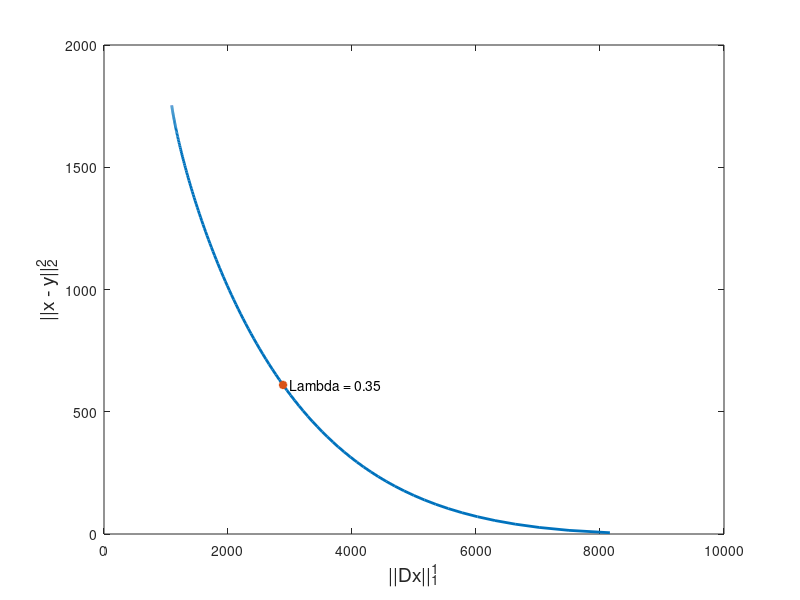

Recreate this plot in MATLAB.
clc
clear
close all


load curvaL_vuvuzela.mat

plot(J2,J1,'LineWidth', 2)

lambdaOtimo = lambda(33)

indice = 33; %
x_ponto = J2(indice);
y_ponto = J1(indice);
hold on
plot(x_ponto, y_ponto,'*','LineWidth', 2)

texto_anotacao = '  Lambda = 0.35';
text(x_ponto, y_ponto, texto_anotacao);


%title('Curva L da função Degrau', 'FontSize', 14); % Aumenta o tamanho do título

xlabel('||Dx||_1^1', 'FontSize', 14);
ylabel('||x - y||_2^2', 'FontSize', 14); %



